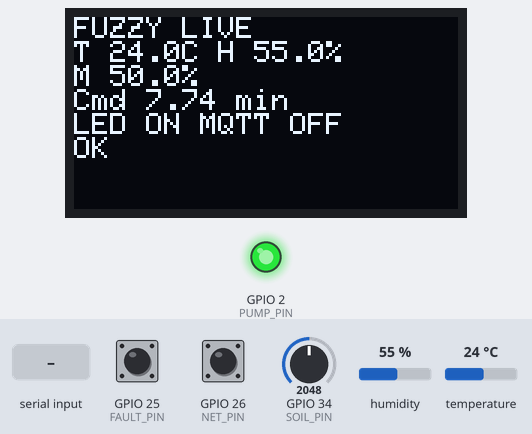
The sketch below on a simulated ESP32. Shown: 128×64 one-colour display, output pins drawn as LEDs (lit = HIGH). The test bench sets the inputs (shaded band); at power-on: GPIO 34 (SOIL_PIN) = 2048, GPIO 25 (FAULT_PIN) HIGH, GPIO 26 (NET_PIN) HIGH, humidity 55 %, temperature 24 °C (analog values on the 0–4095 scale). WiFi joins after 1.5 s; servers stay silent unless stated; random numbers use the default seed unless the sketch sets one; no MQTT or app messages arrive unless stated; what the sketch prints to the serial monitor is not drawn.

Above: at 1.2 s.
1.3 s: GPIO 34 (SOIL_PIN) set to 1282
At 5.7 s:
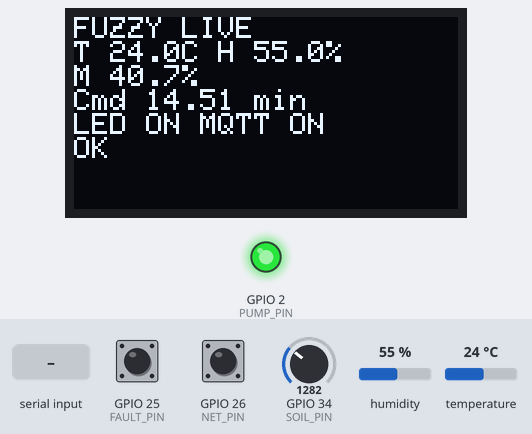
11.6 s: GPIO 34 (SOIL_PIN) set to 1178
At 15.8 s:
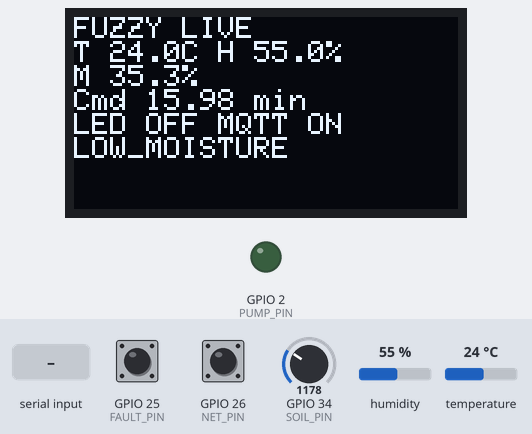
21.6 s: GPIO 25 (FAULT_PIN) pulled LOW for 0.15 s
At 22.7 s:
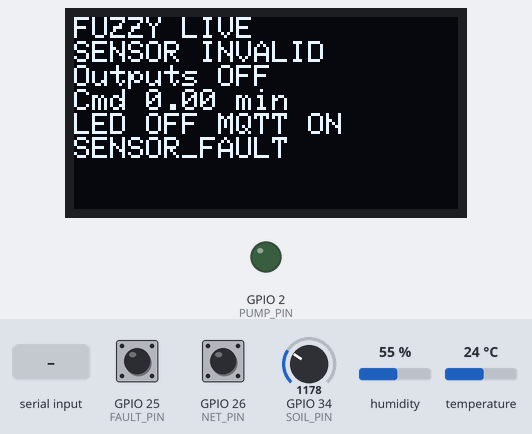
26.6 s: "LIVE\n" received over Serial
At 27.8 s:
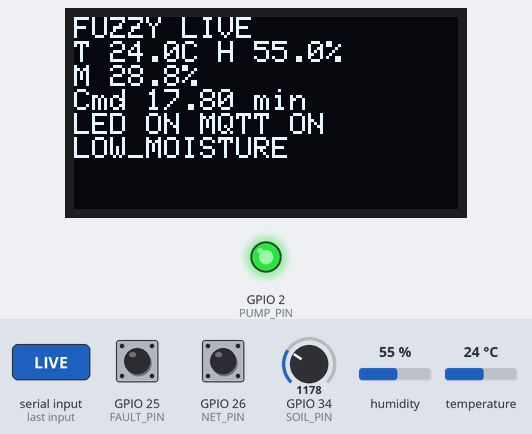
28.1 s: "MODE BASELINE\n" received over Serial
At 29.5 s:
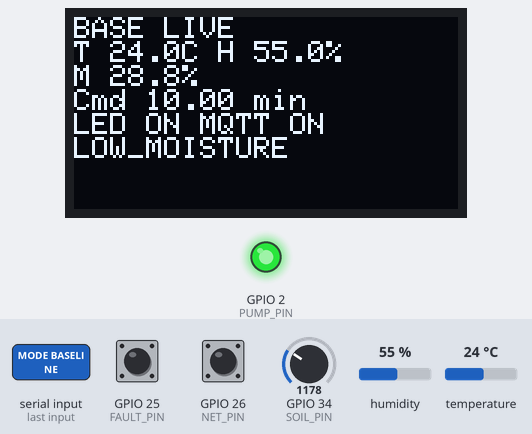
38.9 s: GPIO 26 (NET_PIN) pulled LOW for 0.15 s
At 39.6 s:
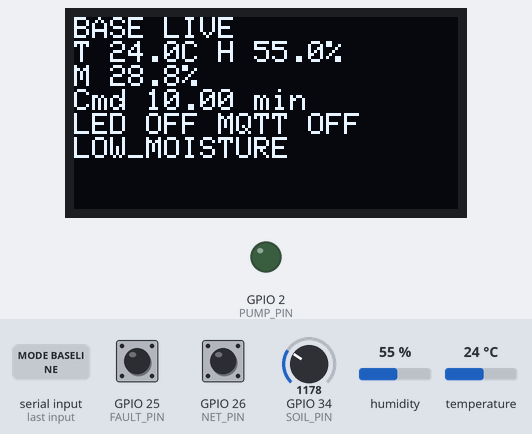
Timing chart, 0 to 89.6 s (numbered marks = the images above; inputs shaded):
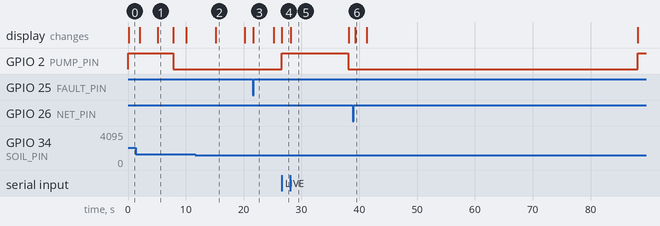

Measured:
- the behaviour switches between 1229 and 1228 on GPIO 34 (SOIL_PIN) (found by bisection; images 1 and 2)
- after the input at 26.6 s, GPIO 2 (PUMP_PIN): LOW → HIGH at once; the display: changes at once (image 4)
- after the input at 28.1 s, GPIO 2 (PUMP_PIN): HIGH → LOW after 10.0 s; the display: changes at once (image 5)
- what the display in image 1 shows lasts 2.7 s, from 5.1 s to 7.8 s
- what the display in image 2 shows lasts 5.1 s, from 15.1 s to 20.2 s
- what the display in image 5 shows lasts 10.0 s, from 28.1 s to 38.1 s
- what the display in image 6 shows lasts 2.0 s, from 39.3 s to 41.3 s

The sketch:

sketch.ino
```cpp
#include <Arduino.h>
#include <Wire.h>
#include <WiFi.h>
#include <PubSubClient.h>
#include <DHT.h>
#include <Adafruit_GFX.h>
#include <Adafruit_SSD1306.h>
#include <atomic>
#include <esp_system.h>
#include "controller.h"

// Use only synthetic demonstration telemetry with this public, unencrypted broker.
const char* BROKER="broker.hivemq.com";
const uint16_t BROKER_PORT=1883;
// Change this suffix for your own session, and give Python the identical topic.
const char* TOPIC="smartagri/23bct0157/demo-v1/data";
const uint32_t SAMPLE_MS=5000, DOSE_WINDOW_MS=60000;
// Simulation acceleration: 1 commanded irrigation minute = 1 simulator second.
// All timing is ESP32/simulation time, not necessarily wall-clock time.
const uint32_t MS_PER_IRRIGATION_MINUTE=1000;
const uint8_t DHT_PIN=4,SOIL_PIN=34,PUMP_PIN=2,FAULT_PIN=25,NET_PIN=26;

DHT dht(DHT_PIN,DHT22);
Adafruit_SSD1306 display(128,64,&Wire,-1);
bool oledReady=false,overrideInputs=false,forcedFault=false,serialOffline=false;
bool baseline=false,resetFilters=true,haveSample=false,pendingDose=true;
float overrideM=50,overrideT=27,overrideH=60;
float rawM=0,rawT=0,rawH=0,moisture=0,temperature=0,humidity=0;
bool sensorOK=false;const char* state="STARTUP";
agri::Average avgM,avgT,avgH;agri::Result decision={false,0,0,false};agri::Pump pump;
uint32_t sequence=0,lastSample=0,lastWindow=0,lastStatus=0;
uint32_t inferenceUs=0,sampleWorkUs=0;
std::atomic<bool> networkAllowed(true),mqttOnline(false);
QueueHandle_t telemetryQueue;
struct Telemetry { char data[1000]; };
char command[100];size_t commandLength=0;

void draw(){
  if(!oledReady)return;
  display.clearDisplay();display.setTextColor(SSD1306_WHITE);display.setTextSize(1);
  display.setCursor(0,0);display.printf("%s %s\n",baseline?"BASE":"FUZZY",overrideInputs?"TEST":"LIVE");
  if(sensorOK)display.printf("T %.1fC H %.1f%%\nM %.1f%%\n",temperature,humidity,moisture);
  else display.println("SENSOR INVALID\nOutputs OFF");
  display.printf("Cmd %.2f min\nLED %s MQTT %s\n",decision.minutes,pump.on?"ON":"OFF",mqttOnline.load()?"ON":"OFF");
  display.println(state);display.display();
}
void emit(){
  Telemetry msg;const char* fmt=
    "{\"schema\":1,\"device_id\":\"esp32-wokwi-01\",\"seq\":%lu,\"uptime_ms\":%lu,"
    "\"controller\":\"%s\",\"input_source\":\"%s\",\"sensor_ok\":%s,"
    "\"temperature_c\":%s,\"humidity_pct\":%s,\"moisture_pct\":%s,"
    "\"raw_temperature_c\":%s,\"raw_humidity_pct\":%s,\"raw_moisture_pct\":%s,"
    "\"irrigation_minutes\":%.4f,\"pump_on\":%s,\"status\":\"%s\","
    "\"low_moisture_alert\":%s,\"mqtt_connected\":%s,\"inference_us\":%lu,"
    "\"sample_work_us\":%lu,\"ms_per_irrigation_minute\":%lu}";
  char t[16],h[16],m[16],rt[16],rh[16],rm[16];
  if(sensorOK){snprintf(t,16,"%.4f",temperature);snprintf(h,16,"%.4f",humidity);snprintf(m,16,"%.4f",moisture);
    snprintf(rt,16,"%.4f",rawT);snprintf(rh,16,"%.4f",rawH);snprintf(rm,16,"%.4f",rawM);}
  else {strcpy(t,"null");strcpy(h,"null");strcpy(m,"null");strcpy(rt,"null");strcpy(rh,"null");strcpy(rm,"null");}
  int n=snprintf(msg.data,sizeof(msg.data),fmt,(unsigned long)++sequence,(unsigned long)millis(),
    baseline?"baseline":"fuzzy",overrideInputs?"serial_override":"simulated_sensors",sensorOK?"true":"false",
    t,h,m,rt,rh,rm,decision.minutes,pump.on?"true":"false",state,
    sensorOK&&rawM<=30.0f?"true":"false",mqttOnline.load()?"true":"false",
    (unsigned long)inferenceUs,(unsigned long)sampleWorkUs,(unsigned long)MS_PER_IRRIGATION_MINUTE);
  if(n<0||n>=(int)sizeof(msg.data)){Serial.println("ERROR payload too large");return;}
  Serial.println(msg.data);
  // Latest-snapshot queue, NOT a durable offline history. Older unsent snapshots are overwritten.
  xQueueOverwrite(telemetryQueue,&msg);
}
void invalidate(){
  sensorOK=false;state="SENSOR_FAULT";decision={false,0,0,false};pump.stop();
  inferenceUs=0;sampleWorkUs=0;
  digitalWrite(PUMP_PIN,LOW);resetFilters=true;pendingDose=false;
}
void sample(){
  uint32_t workStart=micros();
  if(overrideInputs){rawM=overrideM;rawT=overrideT;rawH=overrideH;}
  else {rawM=100.0f*analogRead(SOIL_PIN)/4095.0f;rawT=dht.readTemperature();rawH=dht.readHumidity();}
  if(forcedFault||digitalRead(FAULT_PIN)==LOW||!agri::valid(rawM,rawT,rawH)){
    invalidate();sampleWorkUs=micros()-workStart;inferenceUs=0;draw();emit();return;
  }
  if(resetFilters){avgM.reset();avgT.reset();avgH.reset();resetFilters=false;}
  moisture=avgM.add(rawM);temperature=avgT.add(rawT);humidity=avgH.add(rawH);
  uint32_t inferenceStart=micros();decision=agri::evaluate(moisture,temperature,humidity,baseline);
  inferenceUs=micros()-inferenceStart;sensorOK=decision.valid;
  if(!sensorOK){invalidate();state="RULE_FAULT";}
  else {
    state=rawM<=30?"LOW_MOISTURE":"OK";
    // Raw wet readings stop an existing dose without waiting for the filter to settle.
    if(rawM>=80||decision.minutes<=0)pump.stop();
    if(pendingDose){
      if(rawM<80)pump.start(millis(),decision.minutes,MS_PER_IRRIGATION_MINUTE);
      pendingDose=false;lastWindow=millis();
    }
  }
  digitalWrite(PUMP_PIN,pump.on?HIGH:LOW);sampleWorkUs=micros()-workStart;
  draw();emit();
}
void scheduleTest(){
  pump.stop();digitalWrite(PUMP_PIN,LOW);pendingDose=true;resetFilters=true;
  lastSample=millis()-SAMPLE_MS;haveSample=false;
}
void help(){Serial.println("COMMANDS: SET moisture temperature humidity | LIVE | MODE FUZZY | MODE BASELINE | FAULT ON | FAULT OFF | NET OFF | NET ON | RUN | HELP");}
void parseCommand(char* s){
  float m,t,h;char extra;
  if(sscanf(s,"SET %f %f %f %c",&m,&t,&h,&extra)==3){
    if(!agri::valid(m,t,h)){Serial.println("REJECTED use moisture 0..100, temp 0..50, humidity 0..100");return;}
    overrideInputs=true;overrideM=m;overrideT=t;overrideH=h;scheduleTest();
  }else if(!strcmp(s,"LIVE")){overrideInputs=false;scheduleTest();}
  else if(!strcmp(s,"MODE FUZZY")){baseline=false;scheduleTest();}
  else if(!strcmp(s,"MODE BASELINE")){baseline=true;scheduleTest();}
  else if(!strcmp(s,"FAULT ON")){forcedFault=true;invalidate();draw();emit();}
  else if(!strcmp(s,"FAULT OFF")){forcedFault=false;scheduleTest();}
  else if(!strcmp(s,"NET OFF")){serialOffline=true;networkAllowed.store(false);}
  else if(!strcmp(s,"NET ON")){serialOffline=false;}
  else if(!strcmp(s,"RUN")){scheduleTest();}
  else {help();return;}
  Serial.print("ACK ");Serial.println(s);
}
void readCommands(){
  while(Serial.available()){
    char c=Serial.read();if(c=='\r')continue;
    if(c=='\n'){command[commandLength]=0;if(commandLength)parseCommand(command);commandLength=0;}
    else if(commandLength<sizeof(command)-1)command[commandLength++]=c;
    else {commandLength=0;Serial.println("ERROR command too long");}
  }
}
// All DNS/socket/broker calls occur on a separate ESP32 task. No remote pump-control topic exists.
void networkTask(void*){
  WiFiClient transport;PubSubClient mqtt(transport);
  mqtt.setServer(BROKER,BROKER_PORT);mqtt.setBufferSize(1100);mqtt.setSocketTimeout(1);
  // Generous broker keepalive: simulator clocks can run much slower than wall time.
  mqtt.setKeepAlive(300);WiFi.mode(WIFI_STA);WiFi.setAutoReconnect(false);
  uint32_t lastTry=millis()-3000;bool wifiStarted=false;
  for(;;){
    if(!networkAllowed.load()){
      mqttOnline.store(false);if(mqtt.connected())mqtt.disconnect();
      if(wifiStarted){WiFi.disconnect(false,false);wifiStarted=false;}
    }else if(!wifiStarted){WiFi.begin("Wokwi-GUEST","",6);wifiStarted=true;lastTry=millis()-3000;}
    else if(WiFi.status()!=WL_CONNECTED){
      mqttOnline.store(false);
      if((uint32_t)(millis()-lastTry)>=10000){lastTry=millis();WiFi.begin("Wokwi-GUEST","",6);}
    }else if(!mqtt.connected()){
      mqttOnline.store(false);
      if((uint32_t)(millis()-lastTry)>=3000){
        lastTry=millis();String clientId="agri-"+String((uint32_t)ESP.getEfuseMac(),HEX)+"-"+String(esp_random(),HEX);
        mqtt.connect(clientId.c_str());
      }
    }else{
      mqttOnline.store(true);mqtt.loop();Telemetry msg;
      if(xQueueReceive(telemetryQueue,&msg,0)==pdTRUE)mqtt.publish(TOPIC,msg.data,false);
    }
    vTaskDelay(pdMS_TO_TICKS(25));
  }
}
void setup(){
  Serial.begin(115200);pinMode(PUMP_PIN,OUTPUT);digitalWrite(PUMP_PIN,LOW);
  pinMode(FAULT_PIN,INPUT_PULLUP);pinMode(NET_PIN,INPUT_PULLUP);pinMode(SOIL_PIN,INPUT);
  analogReadResolution(12);analogSetPinAttenuation(SOIL_PIN,ADC_11db);
  dht.begin();Wire.begin(21,22);Wire.setTimeOut(50);
  oledReady=display.begin(SSD1306_SWITCHCAPVCC,0x3c);draw();
  telemetryQueue=xQueueCreate(1,sizeof(Telemetry));
  if(!telemetryQueue){Serial.println("FATAL no telemetry queue; stopped");while(true)delay(1000);}
  if(xTaskCreatePinnedToCore(networkTask,"mqtt",6144,nullptr,1,nullptr,0)!=pdPASS)
    Serial.println("WARNING network task unavailable; serial/local control still usable");
  Serial.println("SMARTAGRI SIMULATION v1 | DHT22 | I2C 21/22 | QoS0 | demo 1 minute = 1 second");
  help();lastSample=millis()-SAMPLE_MS;
}
void loop(){
  readCommands();uint32_t now=millis();
  networkAllowed.store(!serialOffline&&digitalRead(NET_PIN)!=LOW);
  if((forcedFault||digitalRead(FAULT_PIN)==LOW)&&sensorOK){invalidate();draw();emit();}
  if((uint32_t)(now-lastWindow)>=DOSE_WINDOW_MS){pendingDose=true;lastWindow=now;}
  bool wasOn=pump.on;pump.tick(now);digitalWrite(PUMP_PIN,pump.on?HIGH:LOW);
  if(wasOn&&!pump.on){draw();emit();}
  if((uint32_t)(now-lastSample)>=SAMPLE_MS){lastSample=now;sample();haveSample=true;}
  if((uint32_t)(now-lastStatus)>=1000){lastStatus=now;draw();}
  delay(10);
}
```

controller.h
```cpp
#pragma once
#include <math.h>
#include <stdint.h>

// Pure C++ controller shared by ESP32 firmware and the desktop tests.
// This new specification is NOT the undocumented legacy controller in the paper.
namespace agri {
inline float clamp(float x,float lo,float hi){return x<lo?lo:(x>hi?hi:x);}
inline float left(float x,float a,float b){return clamp((b-x)/(b-a),0,1);}
inline float right(float x,float a,float b){return clamp((x-a)/(b-a),0,1);}
inline float triangle(float x,float a,float b,float c){return fminf(right(x,a,b),left(x,b,c));}
inline bool valid(float m,float t,float h){
  return isfinite(m)&&isfinite(t)&&isfinite(h)&&m>=0&&m<=100&&t>=0&&t<=50&&h>=0&&h<=100;
}
struct Result { bool valid; float minutes; float weight; bool lowMoisture; };
// Indices: moisture Dry/Normal/Wet; temperature Cold/Warm/Hot;
// humidity Low/Medium/High. All 27 zero-order Sugeno consequents, in minutes.
static const float RULES[3][3][3]={
  {{22,18,14},{32,26,22},{40,36,30}},
  {{8,4,0},{12,8,4},{22,14,8}},
  {{0,0,0},{0,0,0},{0,0,0}}
};
inline Result evaluate(float m,float t,float h,bool baseline=false){
  if(!valid(m,t,h))return {false,0,0,false};
  if(baseline)return {true,m<30?10.0f:0.0f,1,m<=30};
  float mm[3]={left(m,20,50),triangle(m,20,50,80),right(m,50,80)};
  float tt[3]={left(t,15,27),triangle(t,15,27,39),right(t,27,39)};
  float hh[3]={left(h,30,60),triangle(h,30,60,90),right(h,60,90)};
  float sum=0,weight=0;
  for(int i=0;i<3;i++)for(int j=0;j<3;j++)for(int k=0;k<3;k++){
    float w=fminf(mm[i],fminf(tt[j],hh[k]));
    sum+=w*RULES[i][j][k];weight+=w;
  }
  if(weight<=0)return {false,0,0,false};
  return {true,clamp(sum/weight,0,40),weight,m<=30};
}
struct Average {
  float values[5]={0,0,0,0,0}; int count=0,index=0;
  void reset(){count=0;index=0;}
  float add(float x){values[index]=x;index=(index+1)%5;if(count<5)count++;
    float total=0;for(int i=0;i<count;i++)total+=values[i];return total/count;}
};
// Wrap-safe timer for doses much shorter than the 32-bit millis wrap interval.
struct Pump {
  bool on=false;uint32_t started=0,duration=0;
  void stop(){on=false;}
  void start(uint32_t now,float minutes,uint32_t msPerMinute){
    duration=(uint32_t)(clamp(minutes,0,40)*msPerMinute+0.5f);
    started=now;on=duration>0;
  }
  void tick(uint32_t now){if(on&&(uint32_t)(now-started)>=duration)stop();}
};
}
```
